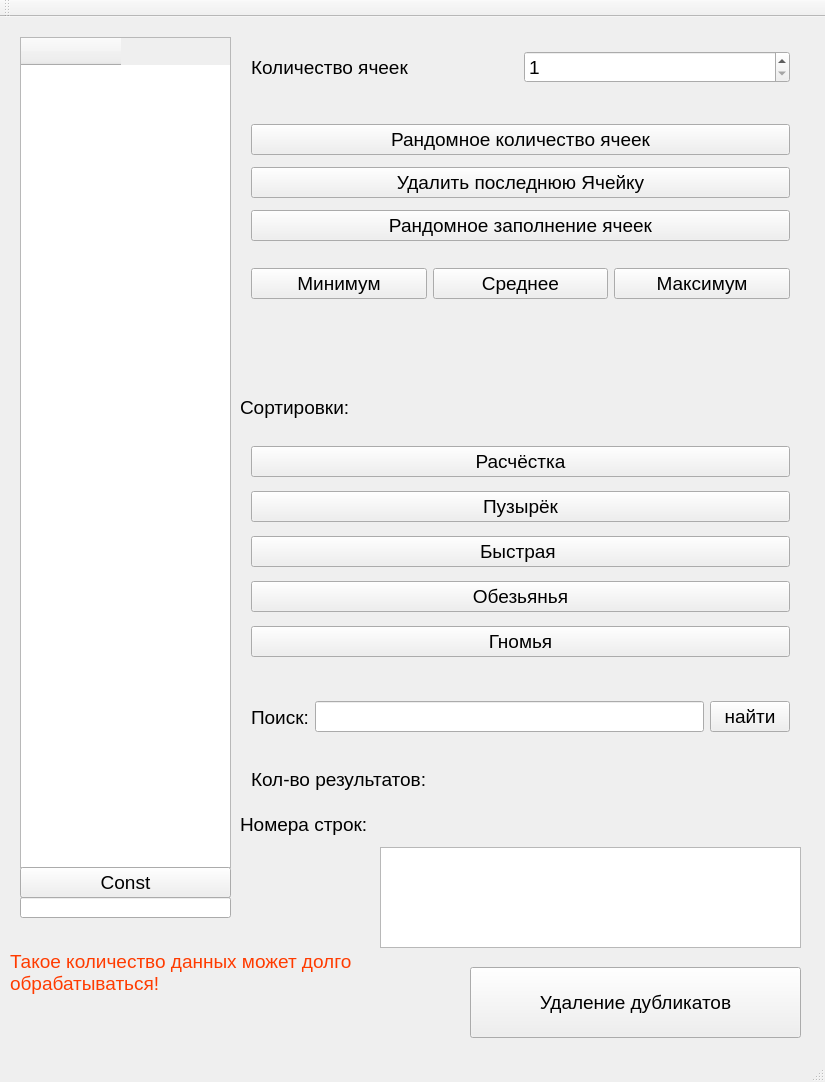
<?xml version="1.0" encoding="UTF-8"?>
<ui version="4.0">
 <class>MainWindow</class>
 <widget class="QMainWindow" name="MainWindow">
  <property name="geometry">
   <rect>
    <x>0</x>
    <y>0</y>
    <width>825</width>
    <height>1082</height>
   </rect>
  </property>
  <property name="font">
   <font>
    <pointsize>14</pointsize>
   </font>
  </property>
  <property name="windowTitle">
   <string>MainWindow</string>
  </property>
  <widget class="QWidget" name="centralWidget">
   <widget class="QTableWidget" name="tableWidget_massive">
    <property name="geometry">
     <rect>
      <x>20</x>
      <y>20</y>
      <width>211</width>
      <height>831</height>
     </rect>
    </property>
    <column>
     <property name="text">
      <string/>
     </property>
    </column>
   </widget>
   <widget class="QWidget" name="verticalLayoutWidget">
    <property name="geometry">
     <rect>
      <x>240</x>
      <y>90</y>
      <width>561</width>
      <height>151</height>
     </rect>
    </property>
    <layout class="QVBoxLayout" name="verticalLayout">
     <item>
      <widget class="QPushButton" name="pushButton_random">
       <property name="text">
        <string>Рандомное количество ячеек</string>
       </property>
      </widget>
     </item>
     <item>
      <widget class="QPushButton" name="pushButton_removelast">
       <property name="text">
        <string>Удалить последнюю Ячейку</string>
       </property>
      </widget>
     </item>
     <item>
      <widget class="QPushButton" name="pushButton_randomValues">
       <property name="text">
        <string>Рандомное заполнение ячеек</string>
       </property>
      </widget>
     </item>
    </layout>
   </widget>
   <widget class="QWidget" name="horizontalLayoutWidget">
    <property name="geometry">
     <rect>
      <x>240</x>
      <y>10</y>
      <width>561</width>
      <height>80</height>
     </rect>
    </property>
    <layout class="QHBoxLayout" name="horizontalLayout">
     <item>
      <widget class="QLabel" name="label_count">
       <property name="text">
        <string>Количество ячеек</string>
       </property>
      </widget>
     </item>
     <item>
      <widget class="QSpinBox" name="spinBox_count">
       <property name="minimum">
        <number>1</number>
       </property>
       <property name="maximum">
        <number>1000000</number>
       </property>
      </widget>
     </item>
    </layout>
   </widget>
   <widget class="QWidget" name="gridLayoutWidget">
    <property name="geometry">
     <rect>
      <x>240</x>
      <y>240</y>
      <width>561</width>
      <height>131</height>
     </rect>
    </property>
    <layout class="QGridLayout" name="gridLayout">
     <item row="0" column="1">
      <widget class="QPushButton" name="pushButton_mid">
       <property name="text">
        <string>Среднее</string>
       </property>
      </widget>
     </item>
     <item row="0" column="2">
      <widget class="QPushButton" name="pushButton_max">
       <property name="text">
        <string>Максимум</string>
       </property>
      </widget>
     </item>
     <item row="0" column="0">
      <widget class="QPushButton" name="pushButton_min">
       <property name="text">
        <string>Минимум</string>
       </property>
      </widget>
     </item>
     <item row="1" column="0">
      <widget class="QLabel" name="label_min">
       <property name="text">
        <string/>
       </property>
      </widget>
     </item>
     <item row="1" column="1">
      <widget class="QLabel" name="label_mid">
       <property name="text">
        <string/>
       </property>
      </widget>
     </item>
     <item row="1" column="2">
      <widget class="QLabel" name="label_max">
       <property name="text">
        <string/>
       </property>
      </widget>
     </item>
    </layout>
   </widget>
   <widget class="QWidget" name="verticalLayoutWidget_2">
    <property name="geometry">
     <rect>
      <x>240</x>
      <y>410</y>
      <width>561</width>
      <height>251</height>
     </rect>
    </property>
    <layout class="QVBoxLayout" name="verticalLayout_2">
     <item>
      <widget class="QPushButton" name="pushButton_Comb">
       <property name="text">
        <string>Расчёстка</string>
       </property>
      </widget>
     </item>
     <item>
      <widget class="QPushButton" name="pushButton_Bubble">
       <property name="text">
        <string>Пузырёк</string>
       </property>
      </widget>
     </item>
     <item>
      <widget class="QPushButton" name="pushButton_Fast">
       <property name="text">
        <string>Быстрая </string>
       </property>
      </widget>
     </item>
     <item>
      <widget class="QPushButton" name="pushButton_MONKE">
       <property name="text">
        <string>Обезьянья</string>
       </property>
      </widget>
     </item>
     <item>
      <widget class="QPushButton" name="pushButton_GNOMED">
       <property name="text">
        <string>Гномья</string>
       </property>
      </widget>
     </item>
    </layout>
   </widget>
   <widget class="QLabel" name="label_sorts">
    <property name="geometry">
     <rect>
      <x>240</x>
      <y>370</y>
      <width>261</width>
      <height>41</height>
     </rect>
    </property>
    <property name="text">
     <string>Сортировки:</string>
    </property>
   </widget>
   <widget class="QWidget" name="horizontalLayoutWidget_2">
    <property name="geometry">
     <rect>
      <x>240</x>
      <y>660</y>
      <width>561</width>
      <height>80</height>
     </rect>
    </property>
    <layout class="QHBoxLayout" name="horizontalLayout_2">
     <item>
      <widget class="QLabel" name="label_searching">
       <property name="text">
        <string>Поиск:</string>
       </property>
      </widget>
     </item>
     <item>
      <widget class="QLineEdit" name="lineEdit_searchValue"/>
     </item>
     <item>
      <widget class="QPushButton" name="pushButton_find">
       <property name="text">
        <string>найти</string>
       </property>
      </widget>
     </item>
    </layout>
   </widget>
   <widget class="QWidget" name="formLayoutWidget">
    <property name="geometry">
     <rect>
      <x>240</x>
      <y>740</y>
      <width>561</width>
      <height>51</height>
     </rect>
    </property>
    <layout class="QFormLayout" name="formLayout">
     <item row="0" column="0">
      <widget class="QLabel" name="label_searching_count">
       <property name="text">
        <string>Кол-во результатов:</string>
       </property>
      </widget>
     </item>
     <item row="0" column="1">
      <widget class="QLabel" name="label_searching_countValue">
       <property name="text">
        <string/>
       </property>
      </widget>
     </item>
    </layout>
   </widget>
   <widget class="QPushButton" name="pushButton_delete_doubles">
    <property name="geometry">
     <rect>
      <x>470</x>
      <y>950</y>
      <width>331</width>
      <height>71</height>
     </rect>
    </property>
    <property name="text">
     <string>Удаление дубликатов</string>
    </property>
   </widget>
   <widget class="QLabel" name="label_warning">
    <property name="geometry">
     <rect>
      <x>10</x>
      <y>910</y>
      <width>441</width>
      <height>91</height>
     </rect>
    </property>
    <property name="palette">
     <palette>
      <active>
       <colorrole role="WindowText">
        <brush brushstyle="SolidPattern">
         <color alpha="255">
          <red>255</red>
          <green>59</green>
          <blue>0</blue>
         </color>
        </brush>
       </colorrole>
       <colorrole role="Text">
        <brush brushstyle="SolidPattern">
         <color alpha="255">
          <red>208</red>
          <green>0</green>
          <blue>0</blue>
         </color>
        </brush>
       </colorrole>
       <colorrole role="PlaceholderText">
        <brush brushstyle="SolidPattern">
         <color alpha="128">
          <red>208</red>
          <green>0</green>
          <blue>0</blue>
         </color>
        </brush>
       </colorrole>
      </active>
      <inactive>
       <colorrole role="WindowText">
        <brush brushstyle="SolidPattern">
         <color alpha="255">
          <red>255</red>
          <green>59</green>
          <blue>0</blue>
         </color>
        </brush>
       </colorrole>
       <colorrole role="Text">
        <brush brushstyle="SolidPattern">
         <color alpha="255">
          <red>208</red>
          <green>0</green>
          <blue>0</blue>
         </color>
        </brush>
       </colorrole>
       <colorrole role="PlaceholderText">
        <brush brushstyle="SolidPattern">
         <color alpha="128">
          <red>208</red>
          <green>0</green>
          <blue>0</blue>
         </color>
        </brush>
       </colorrole>
      </inactive>
      <disabled>
       <colorrole role="WindowText">
        <brush brushstyle="SolidPattern">
         <color alpha="96">
          <red>164</red>
          <green>166</green>
          <blue>168</blue>
         </color>
        </brush>
       </colorrole>
       <colorrole role="Text">
        <brush brushstyle="SolidPattern">
         <color alpha="96">
          <red>164</red>
          <green>166</green>
          <blue>168</blue>
         </color>
        </brush>
       </colorrole>
       <colorrole role="PlaceholderText">
        <brush brushstyle="SolidPattern">
         <color alpha="128">
          <red>208</red>
          <green>208</green>
          <blue>208</blue>
         </color>
        </brush>
       </colorrole>
      </disabled>
     </palette>
    </property>
    <property name="font">
     <font>
      <pointsize>14</pointsize>
     </font>
    </property>
    <property name="text">
     <string>Такое количество данных может долго обрабатываться!</string>
    </property>
    <property name="wordWrap">
     <bool>true</bool>
    </property>
   </widget>
   <widget class="QTextEdit" name="textEdit_searching_itemsStroke">
    <property name="geometry">
     <rect>
      <x>380</x>
      <y>830</y>
      <width>421</width>
      <height>101</height>
     </rect>
    </property>
   </widget>
   <widget class="QLabel" name="label_searching_items">
    <property name="geometry">
     <rect>
      <x>240</x>
      <y>792</y>
      <width>221</width>
      <height>31</height>
     </rect>
    </property>
    <property name="text">
     <string>Номера строк:</string>
    </property>
   </widget>
   <widget class="QPushButton" name="pushButton_const">
    <property name="geometry">
     <rect>
      <x>20</x>
      <y>850</y>
      <width>211</width>
      <height>31</height>
     </rect>
    </property>
    <property name="text">
     <string>Const</string>
    </property>
   </widget>
   <widget class="QLineEdit" name="lineEdit_const">
    <property name="geometry">
     <rect>
      <x>20</x>
      <y>880</y>
      <width>211</width>
      <height>21</height>
     </rect>
    </property>
   </widget>
  </widget>
  <widget class="QMenuBar" name="menuBar">
   <property name="geometry">
    <rect>
     <x>0</x>
     <y>0</y>
     <width>825</width>
     <height>20</height>
    </rect>
   </property>
  </widget>
  <widget class="QToolBar" name="mainToolBar">
   <attribute name="toolBarArea">
    <enum>TopToolBarArea</enum>
   </attribute>
   <attribute name="toolBarBreak">
    <bool>false</bool>
   </attribute>
  </widget>
  <widget class="QStatusBar" name="statusBar"/>
 </widget>
 <layoutdefault spacing="6" margin="11"/>
 <tabstops>
  <tabstop>spinBox_count</tabstop>
  <tabstop>pushButton_random</tabstop>
  <tabstop>pushButton_removelast</tabstop>
  <tabstop>pushButton_randomValues</tabstop>
  <tabstop>pushButton_min</tabstop>
  <tabstop>pushButton_mid</tabstop>
  <tabstop>pushButton_max</tabstop>
  <tabstop>pushButton_Comb</tabstop>
  <tabstop>pushButton_Bubble</tabstop>
  <tabstop>pushButton_Fast</tabstop>
  <tabstop>pushButton_MONKE</tabstop>
  <tabstop>pushButton_GNOMED</tabstop>
  <tabstop>lineEdit_searchValue</tabstop>
  <tabstop>pushButton_find</tabstop>
  <tabstop>pushButton_delete_doubles</tabstop>
  <tabstop>tableWidget_massive</tabstop>
 </tabstops>
 <resources/>
 <connections/>
</ui>
